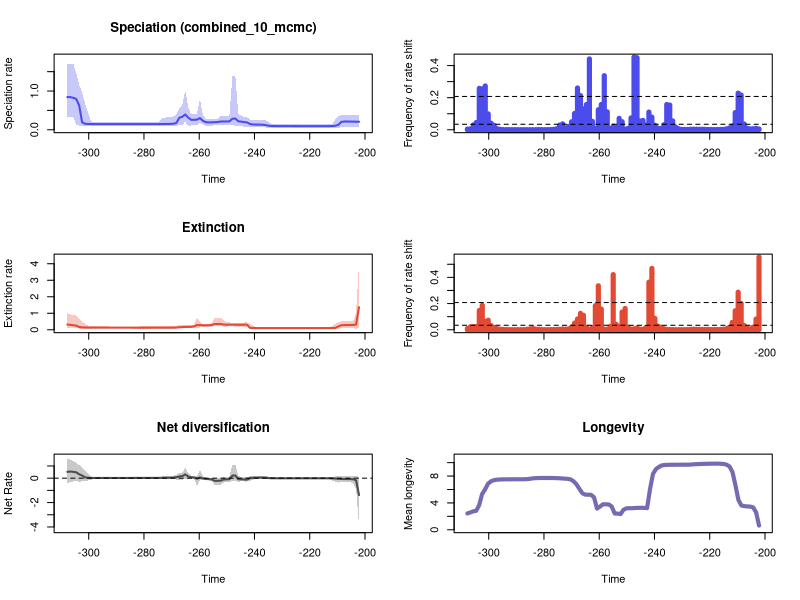

Generate this figure with R:


pdf(file='C:/Users/SimoesLabAdmin/Documents/BDNN_Arielli/synapsida/mcmc_no_predictors/A_rjmcmc_sampled_every_20k/RTT_plots_final.pdf',width=10, height=15)
par(mfrow=c(3,2))
library(scales)

time=c(-202.15980177, -203.22606131000003,-204.29232085,-205.35858039,-206.42483993000002,-207.49109947,-208.55735901000003,-209.62361855,-210.68987809000004,-211.75613763,-212.82239717,-213.88865671000002,-214.95491625,-216.02117579000003,-217.08743533,-218.15369487000004,-219.21995441,-220.28621395,-221.35247349000002,-222.41873303,-223.48499257000003,-224.55125211,-225.61751165000004,-226.68377119000002,-227.75003073,-228.81629027000002,-229.88254981,-230.94880935000003,-232.01506889,-233.08132842999999,-234.14758797000002,-235.21384751,-236.28010705000003,-237.34636659,-238.41262613000004,-239.47888567,-240.54514521,-241.61140475000002,-242.67766429,-243.74392383000003,-244.81018337,-245.87644291000004,-246.94270245,-248.00896199,-249.07522153000002,-250.14148107,-251.20774061000003,-252.27400015,-253.34025969000004,-254.40651923000001,-255.47277877,-256.53903831,-257.60529785,-258.67155739000003,-259.73781693,-260.80407647,-261.87033601,-262.93659555,-264.00285509,-265.06911463,-266.13537417000003,-267.20163371,-268.26789325,-269.33415279,-270.40041233,-271.46667186999997,-272.53293141,-273.59919095000004,-274.66545049,-275.73171003,-276.79796957,-277.86422911,-278.93048865,-279.99674819,-281.06300773000004,-282.12926727,-283.19552681,-284.26178635,-285.32804589,-286.39430543,-287.46056497,-288.52682451000004,-289.59308405,-290.65934359,-291.72560313,-292.79186267,-293.85812221,-294.92438175,-295.99064129000004,-297.05690083,-298.12316037,-299.18941991,-300.25567945,-301.32193899,-302.38819853,-303.45445807000004,-304.52071761,-305.58697715,-306.65323669,-307.71949623)
rate=c(0.20796762396500365, 0.20766679887449715,0.2101375871435917,0.21168803596742553,0.21269096279219235,0.21291474661665094,0.20399091962747742,0.12720317707832302,0.10503837650011404,0.09614447495496997,0.09422744868470204,0.09349567082960046,0.09316486958631787,0.09306171312342326,0.09301855634436387,0.09302418504960407,0.09303579409332255,0.09310245859941212,0.09322079460437313,0.09334461299643511,0.09354517851520205,0.0937424425579432,0.09399949581688385,0.0942799725999955,0.09457986988302908,0.09468569412911594,0.09478753397964187,0.09492540662417218,0.09531807569716022,0.09627359218398832,0.0991834231437475,0.10881895386263982,0.12457085230026213,0.1318645416343191,0.13295252555384324,0.13419385239014517,0.13692181375014043,0.1474432789049239,0.18985373143042378,0.19727928033232195,0.21058068485197756,0.2180082777927044,0.29147321710454255,0.2840505279321833,0.21623547030728502,0.21393166813862474,0.21358640978582083,0.2130678696151146,0.19895663096800442,0.19546515839393303,0.19101985208488081,0.1910780673734374,0.1951455894640577,0.2314257665351939,0.30190837884510596,0.26166190068229717,0.25606025346090355,0.2576201427290292,0.31480191979880934,0.3945635621902289,0.3353905547504395,0.31095728218147667,0.17590414072106741,0.1561455079970681,0.15191609340567364,0.1497289733291343,0.1492019151574226,0.14861891109265207,0.14698958588187916,0.1462932303128907,0.14613021761610834,0.14605603972028536,0.14602511201461504,0.1460168566523532,0.14602200442190397,0.14606642307521955,0.14610279941441673,0.1461163214780764,0.1461102754401429,0.14611082508320772,0.14611012039760268,0.14610967820378198,0.14610587806697034,0.14609635375624305,0.1460887684352624,0.14607374875777862,0.1460767767856696,0.14608934514532085,0.14611979684064086,0.14623513315598108,0.14653363140348663,0.14772907767477256,0.14934598261620363,0.15527538097149884,0.1918185060469303,0.6269305568919246,0.7966103822203912,0.8243147170204428,0.8429759695678014,0.8438357429413552)
minHPD=c(0.0768943748744174, 0.07759585291109931,0.07835882624604115,0.07905088387474705,0.07851966021047276,0.07905088387474705,0.07289422283988767,0.048194609730144576,0.039765300181599156,0.03845828469233687,0.042972415586223875,0.044798501892353564,0.04411802272479986,0.044665025581000196,0.04482805220885506,0.04515927009818011,0.0453330247440287,0.04483341814206473,0.04494190654018587,0.04569018382700499,0.04572629837914798,0.0455320193906466,0.04553666781656226,0.044936772503708956,0.044807159323282435,0.0455320193906466,0.04514545711772151,0.04484607789105739,0.04516077052275215,0.04492099533044749,0.04185372916623322,0.047995366444023725,0.06934587340852706,0.07633840809055153,0.07828766516451989,0.078942017690489,0.07893464227840243,0.07998447882917319,0.07894668028705397,0.0823954103680885,0.08921458473105816,0.08694143277627796,0.09652051440582843,0.12864142029923623,0.1207791617933448,0.121735188225771,0.1207791617933448,0.12119451829810914,0.11185066050513932,0.1134267850332581,0.10646464895740482,0.10614555127151859,0.10077728944311788,0.13717255421979418,0.17112614122512343,0.11101455615033948,0.11131171297842146,0.1110357778242096,0.09979938590698119,0.20848061814815885,0.12390033646884258,0.11598557724369375,0.10367159804679568,0.10389314946744818,0.10175165734803149,0.09732700949087068,0.09616608309865594,0.08902081654153314,0.0994553118176836,0.10261880024986388,0.10251443230185399,0.10133961684066378,0.10175165734803149,0.10184901708773189,0.10204663389848598,0.102250008493835,0.10245984248590964,0.10252231205722617,0.10253927801407205,0.10251443230185399,0.10251443230185399,0.10246180144182915,0.10242129460027306,0.10233435085176491,0.10223152885773121,0.10209840634284183,0.1018162937612192,0.10155929481761443,0.10240940890170434,0.10175165734803149,0.10133961684066378,0.09563065402259772,0.08936525115135471,0.09117665824663747,0.09992597846904823,0.10528664406738539,0.12822070175942932,0.3292412171621953,0.3394789633107799,0.3422578161279379)
maxHPD=c(0.3794781254648623, 0.37688966022350573,0.3753595732193221,0.37685157984000295,0.37941859589109045,0.38429020353291304,0.3866462360139265,0.34373450985548754,0.2699347795828436,0.15722228971581734,0.14656708420259604,0.14471169710626947,0.14231541772341838,0.14232003257329645,0.14202814984960746,0.14209620427361466,0.14209414232256085,0.14135207211460424,0.1413236079239283,0.1420268075688765,0.14209620427361466,0.1420320976275001,0.14229352635982637,0.14209620427361466,0.14232558078869326,0.14330452969935673,0.14328852926286736,0.1433998249992334,0.14470838249283638,0.14771113392238153,0.1602531774136245,0.2259382717319704,0.25198571073105586,0.25204872986654053,0.25368055134618944,0.2544117029356372,0.2551746381829326,0.2628861321918233,0.3236361075900059,0.333464348056029,0.3666545124733737,0.4107930956925239,1.4037704429443751,1.3741326872328534,0.36643224218692744,0.3505787688833488,0.34814382825986484,0.3476785902313394,0.27939416083812146,0.2733100544158744,0.2711095791260178,0.2715207340711895,0.2806030851752576,0.36804793375576234,0.7967249996308864,0.4041349013964623,0.3962109745265074,0.3968641080819756,0.5977799640358299,1.018932953197029,0.6272632024136904,0.544317075888178,0.398743212605749,0.3446526964687403,0.3324107078189649,0.32083964739721477,0.3140679190694435,0.28526284990293843,0.20881677993598916,0.20148160927338268,0.19981788040402462,0.1980913200332915,0.19822523958335844,0.19821389464761777,0.19821389464761777,0.19821389464761777,0.19821389464761777,0.19821389464761777,0.19822523958335844,0.19821356983995364,0.1982445742341141,0.19821389464761777,0.19821389464761777,0.19821389464761777,0.19821389464761777,0.19827520720283504,0.19821356983995364,0.19821389464761777,0.19941204527990364,0.19982161000977583,0.20248277222513614,0.22041487521381647,0.4459590151606513,0.6801058617310471,0.9527086662209635,1.163876768555937,1.4593715893969958,1.7053078110211857,1.6985430638167298,1.7073269714118504)
remove_na = !is.na(rate)
time = time[remove_na]
plot(time,time,type = 'n', ylim = c(0, 1.8780596685530355), xlim = c(-308.252626,-201.626672), ylab = 'Speciation rate', xlab = 'Time',main='Speciation (combined_10_mcmc)' )
polygon(c(time, rev(time)), c(maxHPD[remove_na], rev(minHPD[remove_na])), col = alpha('#4c4cec',0.3), border = NA)
lines(time,rate[remove_na], col = '#4c4cec', lwd=2)
mids=c(-202.16518691919194, -203.24221675757576,-204.3192465959596,-205.39627643434343,-206.47330627272729,-207.5503361111111,-208.62736594949496,-209.7043957878788,-210.78142562626263,-211.85845546464648,-212.9354853030303,-214.01251514141416,-215.08954497979798,-216.16657481818183,-217.24360465656565,-218.3206344949495,-219.39766433333335,-220.47469417171718,-221.55172401010103,-222.62875384848485,-223.7057836868687,-224.78281352525252,-225.85984336363637,-226.9368732020202,-228.01390304040405,-229.0909328787879,-230.16796271717172,-231.24499255555557,-232.3220223939394,-233.39905223232324,-234.4760820707071,-235.55311190909092,-236.63014174747474,-237.7071715858586,-238.78420142424244,-239.86123126262626,-240.9382611010101,-242.01529093939394,-243.0923207777778,-244.16935061616164,-245.24638045454546,-246.32341029292928,-247.40044013131313,-248.47746996969698,-249.5544998080808,-250.63152964646466,-251.70855948484848,-252.78558932323233,-253.86261916161618,-254.939649,-256.0166788383838,-257.0937086767677,-258.1707385151515,-259.2477683535354,-260.3247981919192,-261.401828030303,-262.4788578686869,-263.5558877070707,-264.6329175454546,-265.7099473838384,-266.7869772222222,-267.86400706060607,-268.9410368989899,-270.0180667373737,-271.09509657575757,-272.1721264141414,-273.24915625252527,-274.3261860909091,-275.40321592929297,-276.48024576767676,-277.5572756060606,-278.63430544444446,-279.71133528282826,-280.7883651212121,-281.86539495959596,-282.9424247979798,-284.01945463636366,-285.0964844747475,-286.1735143131313,-287.25054415151516,-288.327573989899,-289.4046038282828,-290.48163366666665,-291.5586635050505,-292.63569334343435,-293.7127231818182,-294.78975302020206,-295.86678285858585,-296.9438126969697,-298.02084253535355,-299.09787237373735,-300.1749022121212,-301.25193205050505,-302.3289618888889,-303.40599172727275,-304.4830215656566,-305.5600514040404,-306.63708124242424,-307.7141110808081)
counts=c(0.004944444444444444, 0.0092,0.0064444444444444445,0.006044444444444444,0.009788888888888889,0.036066666666666664,0.21676666666666666,0.22844444444444445,0.10683333333333334,0.023144444444444443,0.011122222222222223,0.005833333333333334,0.0029666666666666665,0.002522222222222222,0.0020555555555555557,0.0015555555555555555,0.001888888888888889,0.0021777777777777776,0.002688888888888889,0.003511111111111111,0.0033666666666666667,0.0036666666666666666,0.003966666666666667,0.0035444444444444442,0.0023,0.0025,0.0027333333333333333,0.006866666666666667,0.01682222222222222,0.05508888888888889,0.15416666666666667,0.15747777777777777,0.030955555555555556,0.007388888888888889,0.010555555555555556,0.027344444444444446,0.07877777777777778,0.11027777777777778,0.028511111111111112,0.05846666666666667,0.05513333333333333,0.44908888888888887,0.4532777777777778,0.07386666666666666,0.009122222222222223,0.003933333333333333,0.0504,0.07113333333333334,0.0141,0.02298888888888889,0.008288888888888889,0.11153333333333333,0.3371777777777778,0.15767777777777778,0.12498888888888889,0.006944444444444444,0.05263333333333333,0.4416111111111111,0.15745555555555554,0.1302111111111111,0.21332222222222222,0.2604222222222222,0.1017,0.049555555555555554,0.020866666666666665,0.011566666666666666,0.03678888888888889,0.029344444444444444,0.006922222222222222,0.003022222222222222,0.0017555555555555556,0.0010888888888888888,0.0008888888888888889,0.0013,0.0017555555555555556,0.0009,0.0006555555555555556,0.0007111111111111111,0.0006222222222222223,0.0008777777777777778,0.0007333333333333333,0.0009,0.0008888888888888889,0.0010555555555555555,0.0011,0.001,0.001288888888888889,0.003077777777777778,0.006855555555555556,0.027366666666666668,0.040822222222222225,0.099,0.2729111111111111,0.2557333333333333,0.25804444444444447,0.0456,0.029988888888888888,0.005733333333333333,0.0044444444444444444)
plot(mids,counts,type = 'h', xlim = c(-308.252626,-201.626672), ylim=c(0,0.4532777777777778), ylab = 'Frequency of rate shift', xlab = 'Time',lwd=5,col='#4c4cec')
bf2 = 0.03425154723169152
bf6 = 0.20764631159148825
abline(h=bf2, lty=2)
abline(h=bf6, lty=2)

time=c(-202.15980177, -203.22606131000003,-204.29232085,-205.35858039,-206.42483993000002,-207.49109947,-208.55735901000003,-209.62361855,-210.68987809000004,-211.75613763,-212.82239717,-213.88865671000002,-214.95491625,-216.02117579000003,-217.08743533,-218.15369487000004,-219.21995441,-220.28621395,-221.35247349000002,-222.41873303,-223.48499257000003,-224.55125211,-225.61751165000004,-226.68377119000002,-227.75003073,-228.81629027000002,-229.88254981,-230.94880935000003,-232.01506889,-233.08132842999999,-234.14758797000002,-235.21384751,-236.28010705000003,-237.34636659,-238.41262613000004,-239.47888567,-240.54514521,-241.61140475000002,-242.67766429,-243.74392383000003,-244.81018337,-245.87644291000004,-246.94270245,-248.00896199,-249.07522153000002,-250.14148107,-251.20774061000003,-252.27400015,-253.34025969000004,-254.40651923000001,-255.47277877,-256.53903831,-257.60529785,-258.67155739000003,-259.73781693,-260.80407647,-261.87033601,-262.93659555,-264.00285509,-265.06911463,-266.13537417000003,-267.20163371,-268.26789325,-269.33415279,-270.40041233,-271.46667186999997,-272.53293141,-273.59919095000004,-274.66545049,-275.73171003,-276.79796957,-277.86422911,-278.93048865,-279.99674819,-281.06300773000004,-282.12926727,-283.19552681,-284.26178635,-285.32804589,-286.39430543,-287.46056497,-288.52682451000004,-289.59308405,-290.65934359,-291.72560313,-292.79186267,-293.85812221,-294.92438175,-295.99064129000004,-297.05690083,-298.12316037,-299.18941991,-300.25567945,-301.32193899,-302.38819853,-303.45445807000004,-304.52071761,-305.58697715,-306.65323669,-307.71949623)
rate=c(1.3666440167730343, 0.31376495817083805,0.2925677868489296,0.287478471450386,0.2862210070337915,0.2836099130768382,0.27547660210681213,0.20190635617322839,0.11245556240985816,0.10453970444279807,0.10222815117649639,0.1015247960284296,0.10125537896087597,0.10114691685286886,0.10111122132144792,0.10110598646116402,0.10113916870225911,0.10117250728095076,0.10123726550392864,0.10128960280091265,0.101358795632642,0.10144750458247816,0.10159815138914363,0.10177273564665804,0.10190479790650894,0.10192726518873972,0.10193089731103878,0.1019223622891463,0.1019272973438134,0.10193130808446357,0.10193481606391921,0.1019534260548558,0.10198581517322039,0.10207092723482862,0.10249258001622347,0.10306668051534673,0.10444559133040965,0.11430555939094128,0.30622014114357254,0.3057051293362182,0.3053262881169408,0.3054566654123859,0.3063331444311439,0.3076006767936023,0.3078215451494205,0.3083561825241705,0.3151942295508726,0.3515455842966989,0.34793102675511056,0.34717041234135554,0.29040953921959634,0.2707584459780589,0.2690906058659128,0.26888367215422326,0.2809268221804285,0.28261670937316813,0.20421145927468826,0.17699950498381256,0.1753395766532515,0.17413796426515107,0.1630479965363492,0.14759407183316559,0.13811715826340581,0.1328584065648523,0.12998059521010788,0.12914577844235364,0.12881221810801655,0.12856402637891917,0.12825475236818162,0.12807771353840552,0.12797041561480255,0.1278866366008437,0.1278749333479151,0.12787727467096058,0.12791774126763833,0.12805532068605435,0.12825475236818162,0.12864423519811075,0.12938849185615647,0.12981090317356545,0.12997017790930945,0.129996576110952,0.13001246225147917,0.13001004703321206,0.13002174541626105,0.13006084222975345,0.13009900995206167,0.13017805247630732,0.13032684877137363,0.13060170801158205,0.13109488690091517,0.1322577587165825,0.13446020254100768,0.13968787858331613,0.14501582388466194,0.17034822905982056,0.2505660348390565,0.2746149495623695,0.2977590787755317,0.31648715370654756)
minHPD=c(0.08348190308680896, 0.07368241661031225,0.0844673055409662,0.08327000187176245,0.08435717385455181,0.08435717385455181,0.0823664992062907,0.07128241655358862,0.06333759320716403,0.05653815888738134,0.05753424662583165,0.06301447853364206,0.06518718786189116,0.06519531407714453,0.06515772973663224,0.06518718786189116,0.06516603168919358,0.06510110720956809,0.06513737114166247,0.06537263627711279,0.06734119586520412,0.06733007231278947,0.06774509795910805,0.06775386137193883,0.06772528748593573,0.06781091375094567,0.06775386137193883,0.06772528748593573,0.06780421195462585,0.0677549651107355,0.06772528748593573,0.06772528748593573,0.06775386137193883,0.06715112784305398,0.06335379442813509,0.056827993782073476,0.06247040054729427,0.06518718786189116,0.17379380010964263,0.19587329107423804,0.19574548850587145,0.1969417492277334,0.1963426761343241,0.20038395319566288,0.20032746752998773,0.19632928673510633,0.18918864736120888,0.24965700436920876,0.24957857744870487,0.24965700436920876,0.16126463747187753,0.16736617547785937,0.1674306327621449,0.16737600221568985,0.1324248678632417,0.11764011944485381,0.11081770609084718,0.1087129745214534,0.1087129745214534,0.10867900520870648,0.1040291301518661,0.08625140261938312,0.07695725992406921,0.07559940189269528,0.07374780061787484,0.07563919690930712,0.07550632331098898,0.07616735136221806,0.0758013124756407,0.0758013124756407,0.0758013124756407,0.075497377728141,0.0758013124756407,0.0758013124756407,0.07615756395106608,0.0758013124756407,0.07644181766085287,0.07733093566473771,0.07817600997339538,0.07845642931333982,0.07845642931333982,0.07845921525849751,0.07840515356116852,0.0783931559672493,0.07828189541803066,0.0787623169685589,0.07850294709956412,0.07852123943815092,0.07848539144050923,0.07849388006026446,0.07828165956114867,0.07614856198168524,0.06805678901047306,0.07183867760227988,0.0736305007680343,0.07674831600144431,0.08742231109698581,0.0881285466630207,0.08742231109698581,0.08648396848453296)
maxHPD=c(4.006078696745388, 1.070287033094507,0.5468734958945284,0.5217462567650728,0.5188171664863217,0.5151756212954623,0.5063648191701448,0.4628783552752922,0.35848134381864527,0.2554923375190755,0.1556060965330382,0.1444070607999364,0.14268765506746675,0.14116324944318434,0.14038611745888996,0.13987723945919364,0.13927425497430432,0.13890861788771322,0.13847568438238236,0.13831739123434325,0.13987462844300874,0.139483221464613,0.13950847862416768,0.139314460700887,0.13931246078070517,0.1394519972274317,0.13946975034631431,0.13950610782218492,0.13974225966512333,0.13986761342481555,0.140027791428347,0.1404227366717536,0.14119848727741793,0.14248126962477498,0.14745818394798837,0.18066666438760576,0.27508400003509853,0.3382642957585694,0.45712774842507997,0.4412217933899372,0.4374695793357429,0.4370199604603846,0.43250113824153896,0.4389819224270483,0.44126339230400946,0.44540157791131724,0.5653813240445955,0.739131670642162,0.7099585752192836,0.7099585752192836,0.41830867669301697,0.35697031359972575,0.3559408815201169,0.3559408815201169,0.49578675608213535,0.7529206445306491,0.31772967936975105,0.3044414414550101,0.30404703584203213,0.30439174564394655,0.3024913140504804,0.2874274217342404,0.24552796232239824,0.22533334620666615,0.208213003364816,0.20570642790937532,0.2040212652055531,0.20335459990111307,0.20120691314913178,0.2003918823321254,0.1995731502008717,0.19874287008872213,0.19874287008872213,0.1985582344464715,0.1986959560511362,0.19779863089468452,0.19783951204615635,0.19783528058858246,0.19781316566315735,0.19785520796007153,0.19785520796007153,0.19785520796007153,0.19781316566315735,0.19783528058858246,0.19778808446829232,0.19835326032037082,0.19824963737544704,0.1986348951352021,0.1993225677431661,0.20080303524710236,0.20377938886473426,0.21116999948835075,0.2491395796924543,0.38390339119681904,0.46510380574171506,0.6902296316620936,0.8612469701781429,0.8821524013776972,0.9401402207208718,1.0093068886929968)
remove_na = !is.na(rate)
time = time[remove_na]
plot(time,time,type = 'n', ylim = c(0, 4.4066865664199275), xlim = c(-308.252626,-201.626672), ylab = 'Extinction rate', xlab = 'Time',main='Extinction' )
polygon(c(time, rev(time)), c(maxHPD[remove_na], rev(minHPD[remove_na])), col = alpha('#e34a33',0.3), border = NA)
lines(time,rate[remove_na], col = '#e34a33', lwd=2)
mids=c(-202.16518691919194, -203.24221675757576,-204.3192465959596,-205.39627643434343,-206.47330627272729,-207.5503361111111,-208.62736594949496,-209.7043957878788,-210.78142562626263,-211.85845546464648,-212.9354853030303,-214.01251514141416,-215.08954497979798,-216.16657481818183,-217.24360465656565,-218.3206344949495,-219.39766433333335,-220.47469417171718,-221.55172401010103,-222.62875384848485,-223.7057836868687,-224.78281352525252,-225.85984336363637,-226.9368732020202,-228.01390304040405,-229.0909328787879,-230.16796271717172,-231.24499255555557,-232.3220223939394,-233.39905223232324,-234.4760820707071,-235.55311190909092,-236.63014174747474,-237.7071715858586,-238.78420142424244,-239.86123126262626,-240.9382611010101,-242.01529093939394,-243.0923207777778,-244.16935061616164,-245.24638045454546,-246.32341029292928,-247.40044013131313,-248.47746996969698,-249.5544998080808,-250.63152964646466,-251.70855948484848,-252.78558932323233,-253.86261916161618,-254.939649,-256.0166788383838,-257.0937086767677,-258.1707385151515,-259.2477683535354,-260.3247981919192,-261.401828030303,-262.4788578686869,-263.5558877070707,-264.6329175454546,-265.7099473838384,-266.7869772222222,-267.86400706060607,-268.9410368989899,-270.0180667373737,-271.09509657575757,-272.1721264141414,-273.24915625252527,-274.3261860909091,-275.40321592929297,-276.48024576767676,-277.5572756060606,-278.63430544444446,-279.71133528282826,-280.7883651212121,-281.86539495959596,-282.9424247979798,-284.01945463636366,-285.0964844747475,-286.1735143131313,-287.25054415151516,-288.327573989899,-289.4046038282828,-290.48163366666665,-291.5586635050505,-292.63569334343435,-293.7127231818182,-294.78975302020206,-295.86678285858585,-296.9438126969697,-298.02084253535355,-299.09787237373735,-300.1749022121212,-301.25193205050505,-302.3289618888889,-303.40599172727275,-304.4830215656566,-305.5600514040404,-306.63708124242424,-307.7141110808081)
counts=c(0.5551666666666667, 0.08224444444444444,0.02031111111111111,0.0077555555555555555,0.012477777777777779,0.03297777777777778,0.2008111111111111,0.2869555555555556,0.14486666666666667,0.055877777777777776,0.018877777777777778,0.00848888888888889,0.004255555555555556,0.0026444444444444445,0.0022,0.002277777777777778,0.0019444444444444444,0.0026555555555555555,0.002511111111111111,0.002611111111111111,0.003111111111111111,0.0037444444444444443,0.004722222222222222,0.003266666666666667,0.0011888888888888889,0.001411111111111111,0.0013,0.0010777777777777778,0.0011,0.0012555555555555555,0.001888888888888889,0.0029555555555555555,0.008422222222222222,0.020344444444444443,0.02898888888888889,0.08734444444444445,0.4681888888888889,0.36341111111111113,0.017966666666666666,0.004166666666666667,0.0044555555555555555,0.0146,0.007633333333333333,0.0052,0.02022222222222222,0.16263333333333332,0.13541111111111112,0.027666666666666666,0.04103333333333333,0.42065555555555556,0.026155555555555557,0.004577777777777778,0.0037,0.15794444444444444,0.33576666666666666,0.18386666666666668,0.01731111111111111,0.004544444444444445,0.020022222222222223,0.11064444444444445,0.1252111111111111,0.08202222222222222,0.050777777777777776,0.020511111111111112,0.007288888888888889,0.004677777777777778,0.006511111111111111,0.0043,0.0028333333333333335,0.002511111111111111,0.0016666666666666668,0.0011333333333333334,0.0010222222222222223,0.0021777777777777776,0.0034222222222222223,0.005333333333333333,0.010822222222222223,0.006933333333333333,0.004011111111111111,0.0012555555555555555,0.001288888888888889,0.0011,0.0008333333333333334,0.0012444444444444445,0.0013444444444444445,0.0020777777777777778,0.002711111111111111,0.0047666666666666664,0.00871111111111111,0.017466666666666665,0.0319,0.07271111111111112,0.0645,0.18683333333333332,0.14757777777777778,0.0242,0.02431111111111111,0.02278888888888889,0.009622222222222223)
plot(mids,counts,type = 'h', xlim = c(-308.252626,-201.626672), ylim=c(0,0.5551666666666667), ylab = 'Frequency of rate shift', xlab = 'Time',lwd=5,col='#e34a33')
abline(h=bf2, lty=2)
abline(h=bf6, lty=2)
#Net Diversification Rate
time=c(-202.15980177, -203.22606131000003,-204.29232085,-205.35858039,-206.42483993000002,-207.49109947,-208.55735901000003,-209.62361855,-210.68987809000004,-211.75613763,-212.82239717,-213.88865671000002,-214.95491625,-216.02117579000003,-217.08743533,-218.15369487000004,-219.21995441,-220.28621395,-221.35247349000002,-222.41873303,-223.48499257000003,-224.55125211,-225.61751165000004,-226.68377119000002,-227.75003073,-228.81629027000002,-229.88254981,-230.94880935000003,-232.01506889,-233.08132842999999,-234.14758797000002,-235.21384751,-236.28010705000003,-237.34636659,-238.41262613000004,-239.47888567,-240.54514521,-241.61140475000002,-242.67766429,-243.74392383000003,-244.81018337,-245.87644291000004,-246.94270245,-248.00896199,-249.07522153000002,-250.14148107,-251.20774061000003,-252.27400015,-253.34025969000004,-254.40651923000001,-255.47277877,-256.53903831,-257.60529785,-258.67155739000003,-259.73781693,-260.80407647,-261.87033601,-262.93659555,-264.00285509,-265.06911463,-266.13537417000003,-267.20163371,-268.26789325,-269.33415279,-270.40041233,-271.46667186999997,-272.53293141,-273.59919095000004,-274.66545049,-275.73171003,-276.79796957,-277.86422911,-278.93048865,-279.99674819,-281.06300773000004,-282.12926727,-283.19552681,-284.26178635,-285.32804589,-286.39430543,-287.46056497,-288.52682451000004,-289.59308405,-290.65934359,-291.72560313,-292.79186267,-293.85812221,-294.92438175,-295.99064129000004,-297.05690083,-298.12316037,-299.18941991,-300.25567945,-301.32193899,-302.38819853,-303.45445807000004,-304.52071761,-305.58697715,-306.65323669,-307.71949623)
net_rate=c(-1.3841026206847982, -0.175007275670535,-0.08893654349015323,-0.07707111183114736,-0.07372991874326551,-0.06949569435015375,-0.06633463607320086,-0.05799604864585734,-0.03189235648416565,-0.01815475130997435,-0.011380076912029484,-0.00963713790142635,-0.009084131070100478,-0.008810784193182387,-0.008743636250210837,-0.008739806616745097,-0.008806198227629713,-0.0088057940342068,-0.008856248353280787,-0.008887456939021257,-0.00880133562748939,-0.008780647668996592,-0.008811692972661881,-0.008887280415095358,-0.008933025663448706,-0.00886746371819492,-0.008765807135562596,-0.008627108837064482,-0.008294289226850523,-0.007140995583084536,-0.002845688338323291,0.013636358616135835,0.039549486191369373,0.047506633954747114,0.045725446378228674,0.042877651142205896,0.03566650453395683,-0.0011750350027821934,-0.11982530775399379,-0.1113306201670681,-0.09534888091096079,-0.08029258561245525,0.21819864874293093,0.2106267789953727,-0.08691535269487254,-0.09360905147709835,-0.11653487076243038,-0.2091136680905972,-0.21597250849205246,-0.21874077697931432,-0.09844216174886378,-0.07483182376546106,-0.06955983370576256,-0.020167960326364306,0.05558826617252705,-0.044029440663107766,0.05766813001455612,0.07361682185057822,0.1361892100157564,0.3068371317943581,0.16651799442195464,0.13824369748924778,0.07629128917621333,0.04471921694653809,0.03761478347967758,0.03233608233686162,0.03072860543224983,0.02852566415716621,0.021813549900752564,0.01898507565031227,0.018674077492946726,0.018597492047194027,0.018531840609932893,0.01850171241897961,0.01847193549969543,0.018384672143543158,0.018206063538855028,0.017574681170135015,0.01631541222255319,0.015627018116230858,0.01539622498442263,0.015347013980915158,0.015316904222739137,0.015312282956046586,0.015270153536558953,0.015188673603850273,0.01510249464122247,0.01500050712495983,0.014819800012633465,0.014808838448519704,0.01528506733933526,0.02164949608159466,0.029918765495505276,0.06524016809335807,0.21193798967635885,0.3228191043374065,0.4788179042678398,0.5194564183749675,0.5421593731426718,0.5191313783532416)
net_minHPD=c(-3.846351343002033, -0.8948582763404195,-0.37729153448838826,-0.34241177357425845,-0.33851268240167987,-0.34047722766753596,-0.34376058749485544,-0.35882612618391524,-0.28948935338795895,-0.21157618712770415,-0.07577781393984806,-0.06386807249285606,-0.060819093852071515,-0.05976192827661862,-0.05935041528116039,-0.05856500764152125,-0.05856500764152125,-0.05856500764152125,-0.058603644831726115,-0.057949236697313646,-0.05793892432648764,-0.057949236697313646,-0.057400409434779406,-0.05751226909583267,-0.057755548202720774,-0.05750365168632886,-0.05843076483450296,-0.05830309214228248,-0.059713064954705616,-0.060393386569275925,-0.06661548887021373,-0.05833397252055253,-0.04464055200444356,-0.039381267066193756,-0.04409701925496816,-0.057863207764659405,-0.14709318008884073,-0.20872594845769876,-0.28016454515972966,-0.2682656680944005,-0.2670726736389648,-0.2801747397508289,-0.2647055854599746,-0.25225325586213754,-0.28923884934121924,-0.28919369511987547,-0.35971195667340927,-0.5264461269369023,-0.5342582876675657,-0.5408366970713918,-0.25178545602252467,-0.17642130900252,-0.17389423101421558,-0.1579786761541174,-0.18109738918037144,-0.6133408073341091,-0.09238781460126017,-0.07809398895838646,-0.08891151924243612,0.006766776699816235,-0.1549098094388809,-0.13191716505209072,-0.11802837297046095,-0.08508352418701459,-0.04966126777625049,-0.04478161297803221,-0.04883459379335214,-0.0519142405198641,-0.05757826140928865,-0.05297254752325048,-0.05297812422835255,-0.05203306046106343,-0.05086112907564766,-0.05052810663939464,-0.050096271058139824,-0.04940054673159722,-0.04884077120041569,-0.050754999293361774,-0.05233813842365684,-0.053444422898313595,-0.053444422898313595,-0.0535333387624328,-0.054233793015251275,-0.054233793015251275,-0.05417134432001908,-0.054233793015251275,-0.054753158125124324,-0.055842071080211136,-0.0571665914663492,-0.0583086891369381,-0.06858820414799599,-0.1362624490613927,-0.18582769298648702,-0.2729456474231142,-0.2581974300036557,-0.2935852010845892,-0.2551380111614622,-0.2613442280783197,-0.3152791771782365,-0.38404527757628704)
net_maxHPD=c(0.12629286087612518, 0.1777360999058173,0.14076985776299733,0.13635472850593428,0.13960013944031596,0.1436911301916031,0.15680189711102488,0.19222037071439568,0.14960271542316306,0.0826086191010599,0.06911099992836235,0.05017207798566817,0.046427244628539956,0.04487183241881487,0.043842402744142306,0.0437690841865816,0.04314078043502591,0.0426261099724454,0.04205445517945677,0.042360156764333884,0.042327259653677604,0.042261629481454774,0.04295890989395537,0.04314078043502591,0.04324689817468533,0.04379723107906219,0.04323246654786998,0.0437690841865816,0.04392408763140909,0.048322795079494746,0.066558550730059,0.13478332373460206,0.1626017161749093,0.16869429699103625,0.1736745841531699,0.18731214425414905,0.1792918926357036,0.1795762634095275,0.08297261200373984,0.07945780665601238,0.12445197780458808,0.1734002756776982,1.1108526261074352,1.0805860531450548,0.12565098943461192,0.11202352049920067,0.11103718693860012,-0.0007512483096840938,-0.017573090924428436,-0.014859049741531793,0.05135320592559897,0.040196215519724576,0.04782767198709112,0.1556683767316955,0.6546380203298958,0.20360546526154885,0.20082799483120795,0.2089298915470887,0.4280379920976882,0.8380779938903589,0.4647071360697364,0.4219337016751115,0.2867654302144662,0.2105281777252019,0.18278405302845924,0.15926888585775753,0.14665045593854206,0.1365781048259316,0.09878754713156924,0.08904107950470455,0.08564077814848658,0.08513304189463422,0.08561992893699567,0.08561992893699567,0.08561992893699567,0.08561992893699567,0.08522756203309496,0.08233539828400503,0.07948068422334796,0.0779683878719318,0.0779683878719318,0.0780222427751777,0.07738311084134127,0.07738545243552891,0.07754104614480363,0.0777647126432578,0.07778801371400675,0.0775582239573743,0.07775989734465605,0.08080329370394512,0.0819338824887061,0.10505060753299655,0.3716633542368349,0.5962885546453948,0.8798238401255989,1.0662293927482336,1.2809956175305357,1.3847631017633,1.5364450518952713,1.5748565217568344)
remove_na = !is.na(net_rate)
time = time[remove_na]
plot(time,time,type = 'n', ylim = c(-4.2309864773022365, 1.732342173932518), xlim = c(-308.252626,-201.626672), ylab = 'Net Rate', xlab = 'Time',lwd=2, main='Net diversification', col= '#504A4B' )
polygon(c(time, rev(time)), c(net_maxHPD[remove_na], rev(net_minHPD[remove_na])), col = alpha('#504A4B',0.3), border = NA)
lines(time,net_rate[remove_na], col = '#504A4B', lwd=2)
abline(h=0,lty=2)


time=c(-202.15980177, -203.22606131000003,-204.29232085,-205.35858039,-206.42483993000002,-207.49109947,-208.55735901000003,-209.62361855,-210.68987809000004,-211.75613763,-212.82239717,-213.88865671000002,-214.95491625,-216.02117579000003,-217.08743533,-218.15369487000004,-219.21995441,-220.28621395,-221.35247349000002,-222.41873303,-223.48499257000003,-224.55125211,-225.61751165000004,-226.68377119000002,-227.75003073,-228.81629027000002,-229.88254981,-230.94880935000003,-232.01506889,-233.08132842999999,-234.14758797000002,-235.21384751,-236.28010705000003,-237.34636659,-238.41262613000004,-239.47888567,-240.54514521,-241.61140475000002,-242.67766429,-243.74392383000003,-244.81018337,-245.87644291000004,-246.94270245,-248.00896199,-249.07522153000002,-250.14148107,-251.20774061000003,-252.27400015,-253.34025969000004,-254.40651923000001,-255.47277877,-256.53903831,-257.60529785,-258.67155739000003,-259.73781693,-260.80407647,-261.87033601,-262.93659555,-264.00285509,-265.06911463,-266.13537417000003,-267.20163371,-268.26789325,-269.33415279,-270.40041233,-271.46667186999997,-272.53293141,-273.59919095000004,-274.66545049,-275.73171003,-276.79796957,-277.86422911,-278.93048865,-279.99674819,-281.06300773000004,-282.12926727,-283.19552681,-284.26178635,-285.32804589,-286.39430543,-287.46056497,-288.52682451000004,-289.59308405,-290.65934359,-291.72560313,-292.79186267,-293.85812221,-294.92438175,-295.99064129000004,-297.05690083,-298.12316037,-299.18941991,-300.25567945,-301.32193899,-302.38819853,-303.45445807000004,-304.52071761,-305.58697715,-306.65323669,-307.71949623)
rate=c(0.6272781586248815, 2.6065612889933663,3.335217378394145,3.454747148929753,3.479054534375133,3.5173637655363588,3.6218209266404284,4.448496867945494,6.630589368667522,8.577022042716935,9.423369242176362,9.694669449221232,9.794998104204037,9.834791137111305,9.847463094906175,9.849746615480692,9.843422796306541,9.83783298169989,9.824717161155556,9.812076247818824,9.79761725481308,9.780444746075476,9.75590292094019,9.723467008213317,9.69367304940482,9.68933656265395,9.690509768842919,9.690608719511326,9.686839035664208,9.683591421955828,9.679943848610678,9.669781559532149,9.649823944348443,9.59134404116748,9.356985364891168,9.033905309798895,8.31620908423135,6.0563119105351255,3.225768253301946,3.2604558199019005,3.2722307627099774,3.2685346143749547,3.246763210810469,3.2158015765982952,3.210987543624644,3.1942154838718957,2.9801915353446575,2.339536671327356,2.4116664729530894,2.41808722781018,3.467111651314771,3.7756525917514736,3.790308691229949,3.792331493056265,3.4461502646215103,3.156351794600719,4.834198924249366,5.203926173775956,5.224169698467806,5.234125650981248,5.4436400766154955,6.1050773724133025,6.789448974810526,7.237402693865506,7.506810086235614,7.588461881900767,7.6190687823775,7.646050407877099,7.678428170684608,7.695273318720328,7.707405025367062,7.716528957787915,7.717895319550011,7.717422294725854,7.714904863190671,7.703773062563208,7.686460436696795,7.6478865231268065,7.575278645387853,7.535726580177024,7.522915748719148,7.520711466975296,7.519331882191233,7.520420438948655,7.519701128132232,7.517253155042794,7.513108491607492,7.504651569997917,7.488178694251278,7.4584873790550645,7.386854006848646,7.2203578680557,6.854539164208847,6.007837423279884,5.318503655398027,3.6686098736895114,2.8329564803936713,2.7431350256788183,2.5849459683137384,2.4285250045544986)
minHPD=c(0.6272781586248815, 2.6065612889933663,3.335217378394145,3.454747148929753,3.479054534375133,3.5173637655363588,3.6218209266404284,4.448496867945494,6.630589368667522,8.577022042716935,9.423369242176362,9.694669449221232,9.794998104204037,9.834791137111305,9.847463094906175,9.849746615480692,9.843422796306541,9.83783298169989,9.824717161155556,9.812076247818824,9.79761725481308,9.780444746075476,9.75590292094019,9.723467008213317,9.69367304940482,9.68933656265395,9.690509768842919,9.690608719511326,9.686839035664208,9.683591421955828,9.679943848610678,9.669781559532149,9.649823944348443,9.59134404116748,9.356985364891168,9.033905309798895,8.31620908423135,6.0563119105351255,3.225768253301946,3.2604558199019005,3.2722307627099774,3.2685346143749547,3.246763210810469,3.2158015765982952,3.210987543624644,3.1942154838718957,2.9801915353446575,2.339536671327356,2.4116664729530894,2.41808722781018,3.467111651314771,3.7756525917514736,3.790308691229949,3.792331493056265,3.4461502646215103,3.156351794600719,4.834198924249366,5.203926173775956,5.224169698467806,5.234125650981248,5.4436400766154955,6.1050773724133025,6.789448974810526,7.237402693865506,7.506810086235614,7.588461881900767,7.6190687823775,7.646050407877099,7.678428170684608,7.695273318720328,7.707405025367062,7.716528957787915,7.717895319550011,7.717422294725854,7.714904863190671,7.703773062563208,7.686460436696795,7.6478865231268065,7.575278645387853,7.535726580177024,7.522915748719148,7.520711466975296,7.519331882191233,7.520420438948655,7.519701128132232,7.517253155042794,7.513108491607492,7.504651569997917,7.488178694251278,7.4584873790550645,7.386854006848646,7.2203578680557,6.854539164208847,6.007837423279884,5.318503655398027,3.6686098736895114,2.8329564803936713,2.7431350256788183,2.5849459683137384,2.4285250045544986)
maxHPD=c(0.6272781586248815, 2.6065612889933663,3.335217378394145,3.454747148929753,3.479054534375133,3.5173637655363588,3.6218209266404284,4.448496867945494,6.630589368667522,8.577022042716935,9.423369242176362,9.694669449221232,9.794998104204037,9.834791137111305,9.847463094906175,9.849746615480692,9.843422796306541,9.83783298169989,9.824717161155556,9.812076247818824,9.79761725481308,9.780444746075476,9.75590292094019,9.723467008213317,9.69367304940482,9.68933656265395,9.690509768842919,9.690608719511326,9.686839035664208,9.683591421955828,9.679943848610678,9.669781559532149,9.649823944348443,9.59134404116748,9.356985364891168,9.033905309798895,8.31620908423135,6.0563119105351255,3.225768253301946,3.2604558199019005,3.2722307627099774,3.2685346143749547,3.246763210810469,3.2158015765982952,3.210987543624644,3.1942154838718957,2.9801915353446575,2.339536671327356,2.4116664729530894,2.41808722781018,3.467111651314771,3.7756525917514736,3.790308691229949,3.792331493056265,3.4461502646215103,3.156351794600719,4.834198924249366,5.203926173775956,5.224169698467806,5.234125650981248,5.4436400766154955,6.1050773724133025,6.789448974810526,7.237402693865506,7.506810086235614,7.588461881900767,7.6190687823775,7.646050407877099,7.678428170684608,7.695273318720328,7.707405025367062,7.716528957787915,7.717895319550011,7.717422294725854,7.714904863190671,7.703773062563208,7.686460436696795,7.6478865231268065,7.575278645387853,7.535726580177024,7.522915748719148,7.520711466975296,7.519331882191233,7.520420438948655,7.519701128132232,7.517253155042794,7.513108491607492,7.504651569997917,7.488178694251278,7.4584873790550645,7.386854006848646,7.2203578680557,6.854539164208847,6.007837423279884,5.318503655398027,3.6686098736895114,2.8329564803936713,2.7431350256788183,2.5849459683137384,2.4285250045544986)
remove_na = !is.na(rate)
time = time[remove_na]
plot(time,time,type = 'n', ylim = c(0, 10.834721277028763), xlim = c(-308.252626,-201.626672), ylab = 'Mean longevity', xlab = 'Time',main='Longevity' )
polygon(c(time, rev(time)), c(maxHPD[remove_na], rev(minHPD[remove_na])), col = alpha('#756bb1',0.3), border = NA)
lines(time,rate[remove_na], col = '#756bb1', lwd=4)

n <- dev.off()
